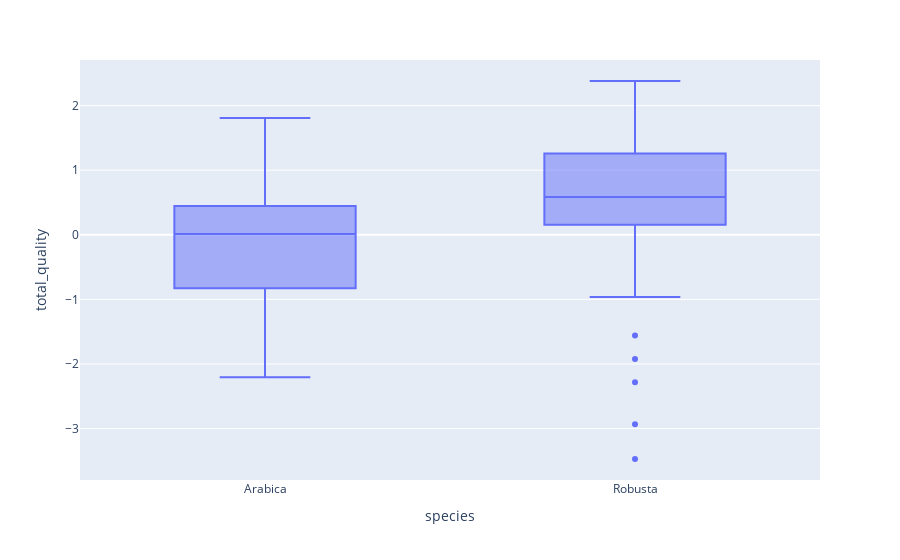

Notebook cell for this chart:
### Code cell
# Fit linear regression model for species on total_quality
model = smf.ols(formula = 'total_quality~species', data=coffee).fit()
print(model.summary())

px.box(coffee, x='species', y='total_quality')

### Figure 1 — Plotly figure (JSON) as saved in the notebook; plotly's stock layout.template omitted (floating-point values rounded to 4 significant figures; data arrays with more than 128 entries replaced by an {"elided": "..."} marker saying what was removed)
{"data": [{"alignmentgroup": "True", "hovertemplate": "species=%{x}<br>total_quality=%{y}<extra></extra>", "legendgroup": "", "marker": {"color": "#636efa"}, "name": "", "notched": false, "offsetgroup": "", "orientation": "v", "showlegend": false, "type": "box", "x": {"elided": "402 str values"}, "x0": " ", "xaxis": "x", "y": {"elided": "402 float values"}, "y0": " ", "yaxis": "y"}], "layout": {"boxmode": "group", "legend": {"tracegroupgap": 0}, "margin": {"t": 60}, "xaxis": {"anchor": "y", "domain": [0, 1], "title": {"text": "species"}}, "yaxis": {"anchor": "x", "domain": [0, 1], "title": {"text": "total_quality"}}}}
